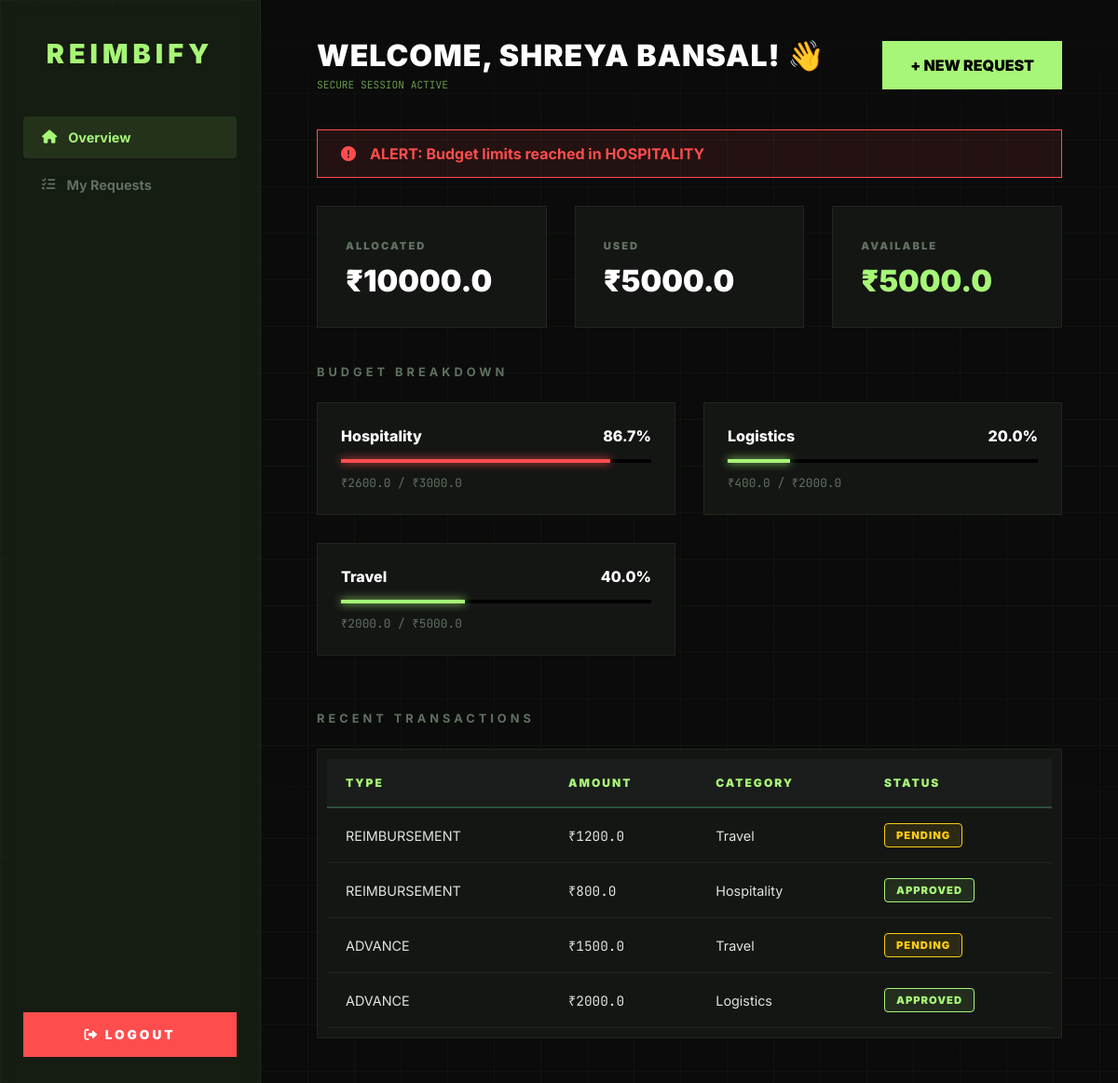
The page /student/dashboard (signed in) on the database its author committed.
### tables this page shows
CREATE TABLE budgets (
    id               INTEGER PRIMARY KEY AUTOINCREMENT,
    user_id          INTEGER NOT NULL,               -- which student this budget belongs to
    category         TEXT    NOT NULL,               -- e.g. Travel, Hospitality, Logistics
    total_allocated  REAL    NOT NULL DEFAULT 0.0,   -- how much they're allowed to spend
    amount_used      REAL    NOT NULL DEFAULT 0.0,   -- how much has been approved so far
    academic_year    TEXT    DEFAULT '2026-27',       -- budget resets each year
    FOREIGN KEY (user_id) REFERENCES users(id) ON DELETE CASCADE,
    UNIQUE (user_id, category)                       -- prevents duplicate budget rows if init_db() runs twice
);

CREATE TABLE requests (
    id            INTEGER PRIMARY KEY AUTOINCREMENT,
    user_id       INTEGER NOT NULL,                   -- which student made this request
    type          TEXT    NOT NULL
                  CHECK(type IN ('reimbursement','advance')),
    amount        REAL    NOT NULL,                   -- amount in rupees
    category      TEXT    NOT NULL,                   -- must match a budget category
    event         TEXT    DEFAULT'N/A',
    description   TEXT,                              -- what was the expense for
    status        TEXT    NOT NULL DEFAULT 'pending'
                  CHECK(status IN ('pending','approved','rejected','modification_requested')),
    admin_comment TEXT,                              -- admin's note when reviewing
    created_at    DATETIME DEFAULT CURRENT_TIMESTAMP,
    updated_at    DATETIME DEFAULT CURRENT_TIMESTAMP,
    FOREIGN KEY (user_id) REFERENCES users(id) ON DELETE CASCADE
);

### app.py (the view)
@app.route('/student/dashboard')
def student_dashboard():
    if not login_required('student'):
        return redirect(url_for('login'))
    user_id = session['user_id']
    summary         = get_budget_summary(user_id)
    budgets         = get_student_budgets(user_id)
    pending_count   = get_pending_requests_count(user_id)
    stats           = get_request_stats(user_id)
    recent_requests = get_recent_requests(user_id, limit=4)
    over_80 = [b for b in budgets if b['percent_used'] >= 80]
    return render_template(
        'student/dashboard.html',
        user_name       = session['user_name'],
        summary         = summary,
        budgets         = budgets,
        pending_count   = pending_count,
        stats           = stats,
        recent_requests = recent_requests,
        over_80         = over_80
    )

### app.py (called while the page is built)
def login_required(role):
    if not session.get('logged_in'):
        return False
    if isinstance(role, list):
        return session.get('role') in role
    return session.get('role') == role

### database.py (called while the page is built)
def get_db():
    conn = sqlite3.connect(DB_PATH)
    conn.row_factory = sqlite3.Row  # makes rows behave like dictionaries
    conn.execute("PRAGMA foreign_keys = ON")  # enforce foreign keys
    return conn

def get_student_budgets(user_id):
    conn = get_db()
    budgets = conn.execute(
        """
        SELECT
            category,
            total_allocated,
            amount_used,
            (total_allocated - amount_used)                    AS remaining,
            ROUND((amount_used * 100.0 / total_allocated), 1)  AS percent_used
        FROM budgets
        WHERE user_id = ?
        """,
        (user_id,)
    ).fetchall()
    conn.close()
    return [dict(b) for b in budgets]

def get_budget_summary(user_id):
    conn = get_db()
    summary = conn.execute(
        """
        SELECT
            SUM(total_allocated)                                        AS total_allocated,
            SUM(amount_used)                                           AS total_used,
            SUM(total_allocated - amount_used)                         AS total_remaining,
            ROUND(SUM(amount_used) * 100.0 / SUM(total_allocated), 1)  AS overall_percent
        FROM budgets
        WHERE user_id = ?
        """,
        (user_id,)
    ).fetchone()
    conn.close()
    return dict(summary) if summary else None

def get_pending_requests_count(user_id):
    conn = get_db()
    count = conn.execute(
        "SELECT COUNT(*) FROM requests WHERE user_id = ? AND status = 'pending'",
        (user_id,)
    ).fetchone()[0]
    conn.close()
    return count

def get_request_stats(user_id):
    conn = get_db()
    row = conn.execute(
        """
        SELECT
            SUM(CASE WHEN status = 'pending'  THEN 1 ELSE 0 END) AS pending,
            SUM(CASE WHEN status = 'approved' THEN 1 ELSE 0 END) AS approved,
            SUM(CASE WHEN status = 'rejected' THEN 1 ELSE 0 END) AS rejected
        FROM requests
        WHERE user_id = ?
        """,
        (user_id,)
    ).fetchone()
    conn.close()
    return {
        "pending":  row["pending"]  or 0,
        "approved": row["approved"] or 0,
        "rejected": row["rejected"] or 0
    }

### templates/student/dashboard.html (shortened to what this page needs)
<!DOCTYPE html>
<html lang="en">
<head>
    <link rel="stylesheet" href="{{ url_for('static', filename='style.css') }}">
    <link rel="stylesheet" href="https://cdnjs.cloudflare.com/ajax/libs/font-awesome/6.0.0/css/all.min.css">
</head>
<body class="dashboard-layout">
    <nav class="sidebar">
        <div class="sidebar-content">
            <div class="logo">REIMBIFY</div>
            <div class="nav-links">
                <a href="/student/dashboard" class="nav-link active">
                    <i class="fas fa-home"></i> <span>Overview</span>
                </a>
                <a href="/student/my-requests" class="nav-link">
                    <i class="fas fa-tasks"></i> <span>My Requests</span>
                </a>
            </div>
        </div>
        <a href="/logout" class="logout-zone">
            <button class="btn-logout">
                <i class="fas fa-sign-out-alt"></i> LOGOUT
            </button>
        </a>
    </nav>
    <main class="main-content">
        <header class="top-bar">
    <div class="welcome-msg">
        <h2>Welcome, {{ user_name }}! 👋</h2>
        <span class="system-status">SECURE SESSION ACTIVE</span>
    </div>
    <a href="/student/new-request" class="btn-action">+ NEW REQUEST</a>
</header>
        <div class="dashboard-scroll-container">
            {% if over_80 %}
            <div class="alert-banner">
                <i class="fas fa-exclamation-circle"></i>
                <span>ALERT: Budget limits reached in {% for b in over_80 %}{{ b.category.upper() }}{% if not loop.last %}, {% endif %}{% endfor %}</span>
            </div>
            {% endif %}
            <div class="stats-row">
                <div class="stat-box">
                    <label>ALLOCATED</label>
                    <div class="stat-value">₹{{ summary.total_allocated }}</div>
                </div>
                <div class="stat-box">
                    <label>USED</label>
                    <div class="stat-value">₹{{ summary.total_used }}</div>
                </div>
                <div class="stat-box">
                    <label>AVAILABLE</label>
                    <div class="stat-value neon">₹{{ summary.total_remaining }}</div>
                </div>
            </div>
            <section class="content-section">
                <h3 class="label-heading">BUDGET BREAKDOWN</h3>
                <div class="budget-list">
                    {% for b in budgets %}
                    <div class="progress-card">
                        <div class="progress-info">
                            <span class="p-name">{{ b.category }}</span>
                            <span class="p-pc">{{ b.percent_used }}%</span>
                        </div>
                        <div class="bar-container">
                            <div class="bar-fill {% if b.percent_used >= 80 %}warn{% endif %}"
                                 style="width: {{ b.percent_used if b.percent_used <= 100 else 100 }}%;">
                            </div>
                        </div>
                        <div class="bar-meta">₹{{ b.amount_used }} / ₹{{ b.total_allocated }}</div>
                    </div>
                    {% endfor %}
                </div>
            </section>
            <section class="content-section">
                <h3 class="label-heading">RECENT TRANSACTIONS</h3>
                <div class="table-frame">
                    <table class="custom-table">
                        <thead>
                            <tr>
                                <th>TYPE</th>
                                <th>AMOUNT</th>
                                <th>CATEGORY</th>
                                <th>STATUS</th>
                            </tr>
                        </thead>
                        <tbody>
                            {% for r in recent_requests %}
                            <tr>
                                <td>{{ r.type.upper() }}</td>
                                <td class="mono">₹{{ r.amount }}</td>
                                <td>{{ r.category }}</td>
                                <td>
    <span class="status-pill {{ r.status }}">
        {{ r.status }}
    </span>
</td>
                            </tr>
                            {% endfor %}
                        </tbody>
                    </table>
                </div>
            </section>
        </div>
    </main>
</body>
</html>

### rows shown on the page
budgets: category "HOSPITALITY", category "Hospitality", percent_used "86.7", amount_used "2600.0", total_allocated "3000.0"
budgets: category "Logistics", percent_used "20.0", amount_used "400.0", total_allocated "2000.0"
budgets: category "Travel", percent_used "40.0", amount_used "2000.0", total_allocated "5000.0"
requests: type "REIMBURSEMENT", amount "1200.0", category "Travel", status "PENDING"
requests: type "REIMBURSEMENT", amount "800.0", category "Hospitality", status "APPROVED"
requests: type "ADVANCE", amount "1500.0", category "Travel", status "PENDING"
requests: type "ADVANCE", amount "2000.0", category "Logistics", status "APPROVED"

### other values the page prints
{{ user_name }} "SHREYA BANSAL"
{{ summary.total_allocated }} "10000.0"
{{ summary.total_used }} "5000.0"
{{ summary.total_remaining }} "5000.0"
